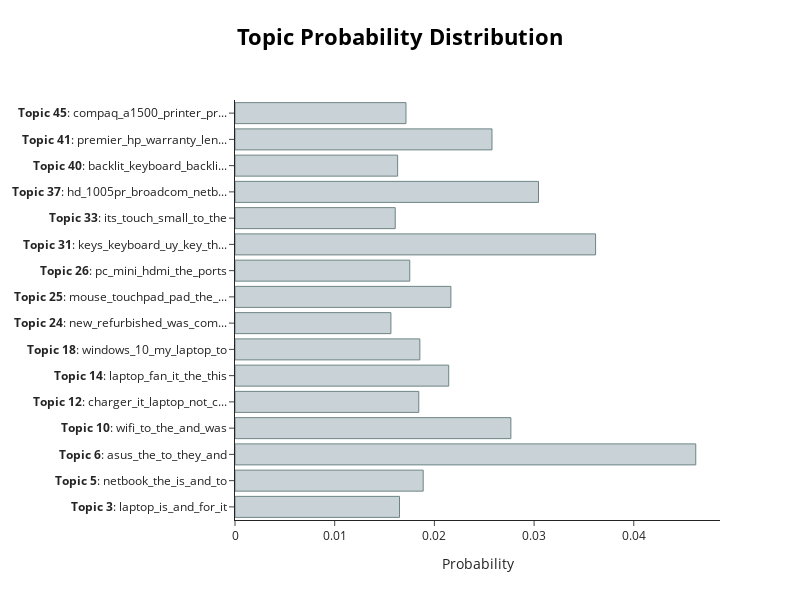

The notebook cell saved with this chart:
### Code cell
topic_model.visualize_distribution(probs[200], min_probability=0.015)

### Figure 1 — Plotly figure (JSON) as saved in the notebook; plotly's stock layout.template omitted (floating-point values rounded to 4 significant figures)
{"data": [{"marker": {"color": "#C8D2D7", "line": {"color": "#6E8484", "width": 1}}, "orientation": "h", "type": "bar", "x": [0.0165, 0.01888, 0.04622, 0.02767, 0.01843, 0.02144, 0.01854, 0.01564, 0.02166, 0.01753, 0.03617, 0.01607, 0.03044, 0.01631, 0.02578, 0.01715], "y": ["<b>Topic 3</b>: laptop_is_and_for_it", "<b>Topic 5</b>: netbook_the_is_and_to", "<b>Topic 6</b>: asus_the_to_they_and", "<b>Topic 10</b>: wifi_to_the_and_was", "<b>Topic 12</b>: charger_it_laptop_not_c...", "<b>Topic 14</b>: laptop_fan_it_the_this", "<b>Topic 18</b>: windows_10_my_laptop_to", "<b>Topic 24</b>: new_refurbished_was_com...", "<b>Topic 25</b>: mouse_touchpad_pad_the_...", "<b>Topic 26</b>: pc_mini_hdmi_the_ports", "<b>Topic 31</b>: keys_keyboard_uy_key_th...", "<b>Topic 33</b>: its_touch_small_to_the", "<b>Topic 37</b>: hd_1005pr_broadcom_netb...", "<b>Topic 40</b>: backlit_keyboard_backli...", "<b>Topic 41</b>: premier_hp_warranty_len...", "<b>Topic 45</b>: compaq_a1500_printer_pr..."]}], "layout": {"height": 600, "hoverlabel": {"bgcolor": "white", "font": {"family": "Rockwell", "size": 16}}, "title": {"font": {"color": "Black", "size": 22}, "text": "<b>Topic Probability Distribution</b>", "x": 0.5, "xanchor": "center", "y": 0.95, "yanchor": "top"}, "width": 800, "xaxis": {"title": {"text": "Probability"}}}}
